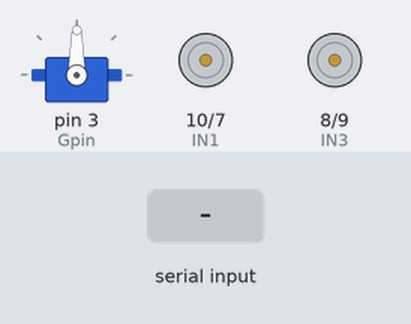
The sketch below on a simulated Arduino Uno, built with avr-gcc and run on an emulated ATmega328P. Parts: servo, motor-driver pin pairs drawn as motors (green arrow = first pin HIGH = forward, orange = second pin HIGH = backward, longer = more drive, scaled by the enable pin). The inputs (shaded band) are chosen by the test bench.

Above: at 1.2 s.
1.3 s: "C" received over Serial
At 1.9 s:
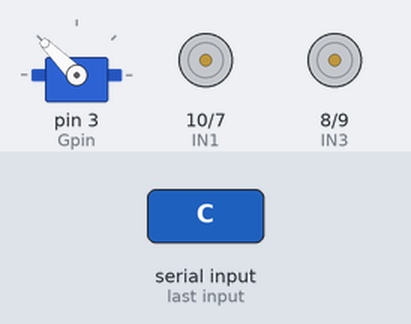
2.8 s: "q" received over Serial
4.3 s: "90,45\n" received over Serial
5.8 s: "F90\n" received over Serial
At 6.6 s:
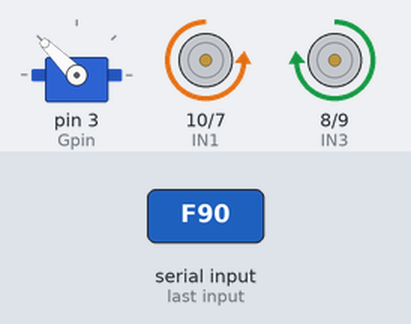
7.3 s: "200\n" received over Serial
At 7.7 s:
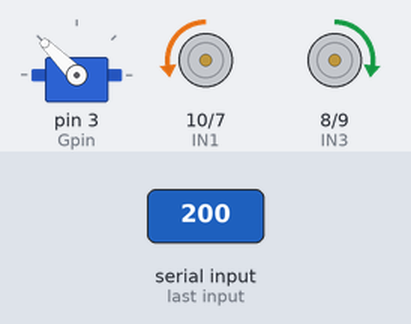
8.8 s: "B90\n" received over Serial
At 10.1 s:
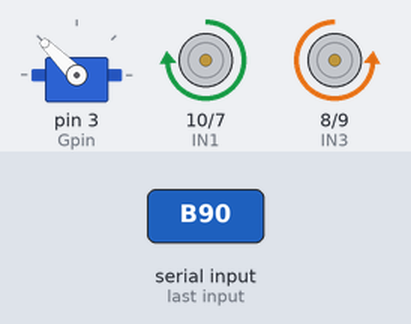
Timing chart, 0 to 11.3 s (numbered marks = the images above; inputs shaded):
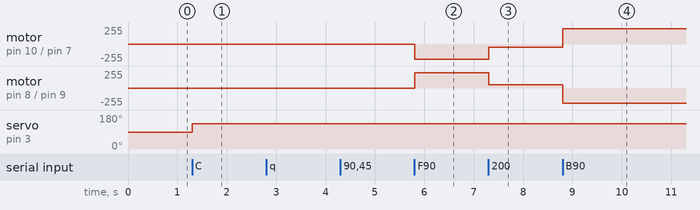

The sketch:

CarControl.ino
```cpp
#include <Servo.h>
//********************************************************
/*
 * Configure Pins Here
 */
#define IN1 10
#define IN2 7
#define IN3 8
#define IN4 9
#define EN1 5
#define EN2 6
#define Gpin 3
//**********************************************************
char message ;
unsigned int Speed = 0   ;
char direction ;
Servo myservo;
//***********************************************************
void setup() {
  Serial.begin(9600) ;
  pinMode(EN1,OUTPUT);
  pinMode(EN2,OUTPUT);
  pinMode(IN1,OUTPUT);
  pinMode(IN2,OUTPUT);
  pinMode(IN3,OUTPUT);
  pinMode(IN4,OUTPUT);
  digitalWrite(EN1,LOW);
  digitalWrite(EN2,LOW);
  digitalWrite(IN1,LOW);
  digitalWrite(IN2,LOW);
  digitalWrite(IN3,LOW);
  digitalWrite(IN4,LOW);
  myservo.attach(Gpin);
}

void loop() {
//Get the Recieved message
message = u8GetMessage()  ;
// update Speed
  analogWrite(EN1,Speed) ;
  analogWrite(EN2,Speed) ;

  if (message == 'F') {
  digitalWrite(IN1,LOW);
  digitalWrite(IN2,HIGH);
  digitalWrite(IN3,HIGH);
  digitalWrite(IN4,LOW);
  }
 else if (message == 'B') {
  digitalWrite(IN1,HIGH);
  digitalWrite(IN2,LOW);
  digitalWrite(IN3,LOW);
  digitalWrite(IN4,HIGH);

 }
  else if (message == 'R') {
  digitalWrite(IN1,LOW);
  digitalWrite(IN2,HIGH);
  digitalWrite(IN3,LOW);
  digitalWrite(IN4,LOW);
  }
  else if (message == 'L') {
  digitalWrite(IN1,LOW);
  digitalWrite(IN2,LOW);
  digitalWrite(IN3,LOW);
  digitalWrite(IN4,HIGH);
  }
  else if (message == 'O')
  {
   myservo.write(55) ;
  }
  else if (message =='C')
  {
   myservo.write(135) ;
  }
  else if  (message == 'S') {
  digitalWrite(IN1,LOW);
  digitalWrite(IN2,LOW);
  digitalWrite(IN3,LOW);
  digitalWrite(IN4,LOW);
  }
  if(((message >= '1' ) && ( message <= '9' )) || message == 'q') // handle Car Speed
  {
  if (message == 'q')
  {
    Speed = 255 ; // max Speed
  }
  else
  {
    Speed = (message -48)*255/10 ;
  }
  }
}
char u8GetMessage(){
if (Serial.available()){
return (Serial.read()) ;
}
}
```

Measured:
- after the input at 1.3 s, servo on pin 3 (Gpin): 90° → 135° at once
- after the input at 5.8 s, motor on pin 10 (IN1) / pin 7 (IN2): stopped → backward 229/255 at once; motor on pin 8 (IN3) / pin 9 (IN4): stopped → forward 229/255 at once
- after the input at 7.3 s, motor on pin 10 (IN1) / pin 7 (IN2): backward 229/255 → backward 51/255 at once; motor on pin 8 (IN3) / pin 9 (IN4): forward 229/255 → forward 51/255 at once
- after the input at 8.8 s, motor on pin 10 (IN1) / pin 7 (IN2): backward 51/255 → forward 229/255 at once; motor on pin 8 (IN3) / pin 9 (IN4): forward 51/255 → backward 229/255 at once
